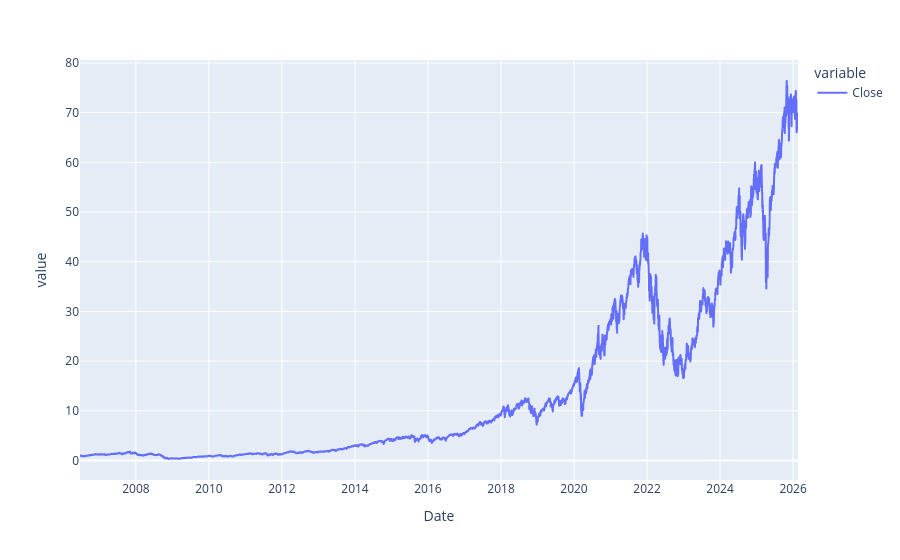

Here is the notebook cell this chart was saved with:
### Code cell
df = sql(u"""
select * 
from qld
order by Date asc
""")

fig = px.line(df, x='Date', y=["Close"])
fig.show()

### Figure 1 — Plotly figure (JSON) as saved in the notebook; plotly's stock layout.template omitted (floating-point values rounded to 4 significant figures; data arrays with more than 128 entries replaced by an {"elided": "..."} marker saying what was removed)
{"data": [{"hovertemplate": "variable=Close<br>Date=%{x}<br>value=%{y}<extra></extra>", "legendgroup": "Close", "line": {"color": "#636efa", "dash": "solid"}, "marker": {"symbol": "circle"}, "mode": "lines", "name": "Close", "showlegend": true, "type": "scattergl", "x": {"elided": "4947 str values"}, "xaxis": "x", "y": {"elided": "4947 float values"}, "yaxis": "y"}], "layout": {"legend": {"title": {"text": "variable"}, "tracegroupgap": 0}, "margin": {"t": 60}, "xaxis": {"anchor": "y", "domain": [0, 1], "title": {"text": "Date"}}, "yaxis": {"anchor": "x", "domain": [0, 1], "title": {"text": "value"}}}}
